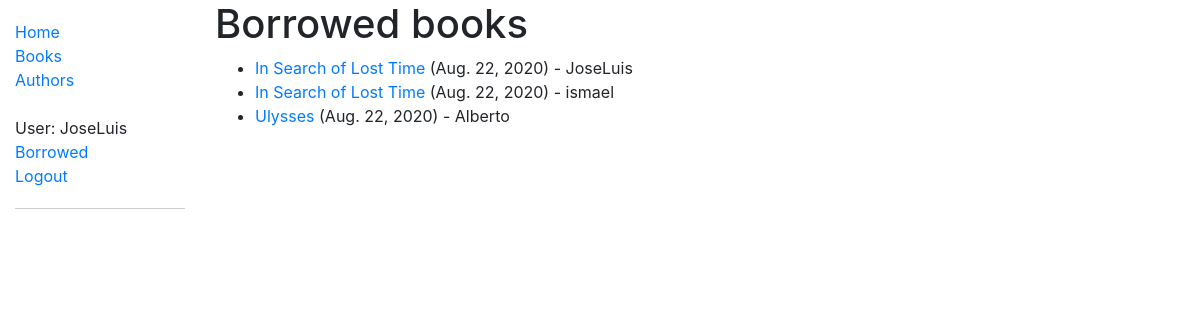
Screenshot of /catalog/borrowedbooks/ (signed in) with the database file from the repository.
### catalog/models.py (models this page shows, shortened)
class BookInstance(models.Model):
    id = models.UUIDField(primary_key=True, default=uuid.uuid4,
                          help_text='Unique ID for this particular instance of the book')
    book = models.ForeignKey('Book', on_delete=models.SET_NULL, null=True)
    imprint = models.CharField(max_length=200)
    due_back = models.DateField(null=True, blank=True)
    LOAN_STATUS = (
        ('m', 'Maintenance'),
        ('o', 'On loan'),
        ('a', 'Available'),
        ('r', 'Reserved'),
    )
    status = models.CharField(max_length=1, choices=LOAN_STATUS,
                              blank=True, default='m', help_text='Book availability')
    borrower = models.ForeignKey(
        User, on_delete=models.SET_NULL, null=True, blank=True)
    @property
    def is_overdue(self):
        if self.due_back and date.today() > self.due_back:
            return True
        return False
    class Meta:
        ordering = ['due_back']
        permissions = (
            ("can_mark_returned", "Set book as returned"),
        )

class Book(models.Model):
    title = models.CharField(max_length=200)
    author = models.ForeignKey('Author', on_delete=models.SET_NULL, null=True)
    summary = models.TextField(
        max_length=1000, help_text='Enter a brief description of the book')
    isbn = models.CharField(
        'ISBN', max_length=13, help_text='13 Character <a href="https://www.isbn-international.org/content/what-isbn">ISBN number</a>')
    language = models.ForeignKey(
        'Language', on_delete=models.SET_NULL, null=True)
    genre = models.ManyToManyField(
        Genre, help_text='Select a genre for this book')
    def display_genre(self):
        return ', '.join(genre.name for genre in self.genre.all()[:3])
    display_genre.short_description = 'Genre'

### catalog/views.py (the view)
# urls.py: path('borrowedbooks/', views.AllLoanedBookListView.as_view(), name="all-borrowed"),
class AllLoanedBookListView(LoginRequiredMixin, generic.ListView):
    model = BookInstance
    template_name = "catalog/bookinstance_list_borrowed_all.html"
    paginate_by = 5
    def get_queryset(self):
        return BookInstance.objects.filter(status__exact='o').order_by('due_back')

### catalog/templates/catalog/bookinstance_list_borrowed_all.html (shortened to what this page needs)
{% extends 'base_generic.html' %}
{% block content %}
<h1>Borrowed books</h1>
{% if bookinstance_list %}
<ul>
    {% for bookinst in bookinstance_list  %}
    <li class="{% if bookinst.is_overdue %}text-danger{%endif%}">
        <a href="{%url 'book-detail' bookinst.book.pk%}">{{bookinst.book.title}}</a> ({{ bookinst.due_back }}) -
        {{bookinst.borrower}}
    </li>
    {% endfor %}
</ul>
{% else %}
<p>No books borrowed yet!</p>
{% endif %}
{% endblock content %}

### catalog/templates/base_generic.html (shortened to what this page needs)
<!DOCTYPE html>
<html lang="en">
<head>
  <link rel="stylesheet" href="https://stackpath.bootstrapcdn.com/bootstrap/4.1.3/css/bootstrap.min.css"
 />
  {% load static %}
  <link rel="stylesheet" href="{% static 'css/styles.css' %}" />
</head>
<body>
  <div class="container-fluid">
    <div class="row">
      <div class="col-sm-2">
        {% block sidebar %}
        <ul class="sidebar-nav">
          <li><a href="{% url 'index' %}">Home</a></li>
          <li><a href="{% url 'books' %}">Books</a></li>
          <li><a href="{% url 'authors' %}">Authors</a></li>
          <br>
          {% if user.is_authenticated %}
          <li>User: {{ user.get_username }}</li>
          <li><a href="{% url 'my-borrowed' %}">Borrowed</a></li>
          <li style="border-bottom: 1px solid rgba(0, 0, 0, 0.2); padding-bottom: 20px;"><a
              href="{% url 'logout' %}">Logout</a></li>
          {% else %}
          <li style="border-bottom: 1px solid rgba(0, 0, 0, 0.2); padding-bottom: 20px;"><a
              href="{% url 'login'%}?next={{request.path}}">Login</a></li>
          {% endif %}
        </ul>
        {% endblock sidebar %}
      </div>
      <div class="col-sm-10 ">{% block content %}{% endblock content %}
      </div>
    </div>
  </div>
</body>
</html>

### catalog/static/css/styles.css (style rules this page uses)
.sidebar-nav { margin-top: 20px; padding: 0; list-style: none; }

### rows the page displays
BookInstance: book "In Search of Lost Time", due_back "Aug. 22, 2020", borrower "JoseLuis"
BookInstance: book "In Search of Lost Time", due_back "Aug. 22, 2020", borrower "ismael"
BookInstance: book "Ulysses", due_back "Aug. 22, 2020", borrower "Alberto"

### other values shown
{{ user.get_username }} "JoseLuis"
